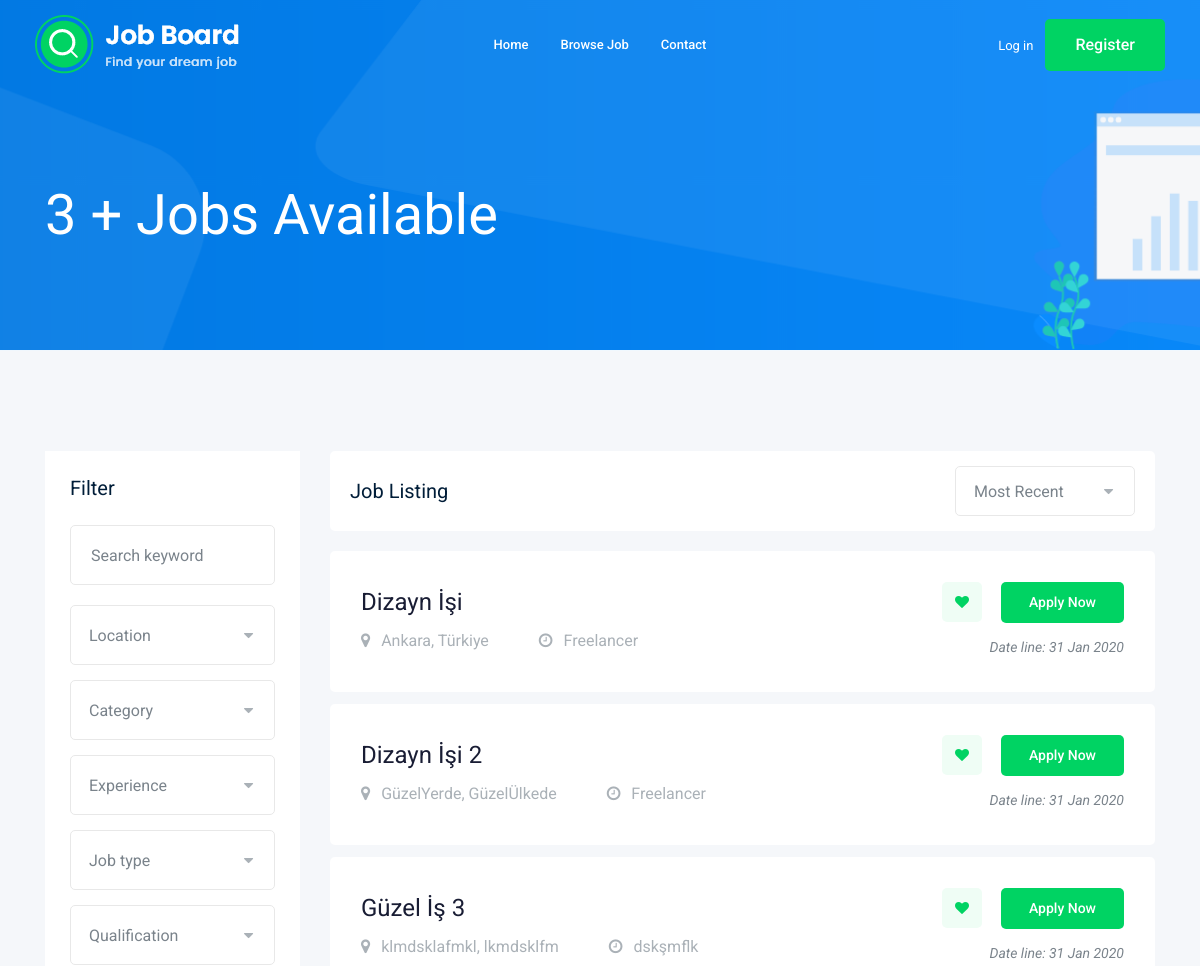
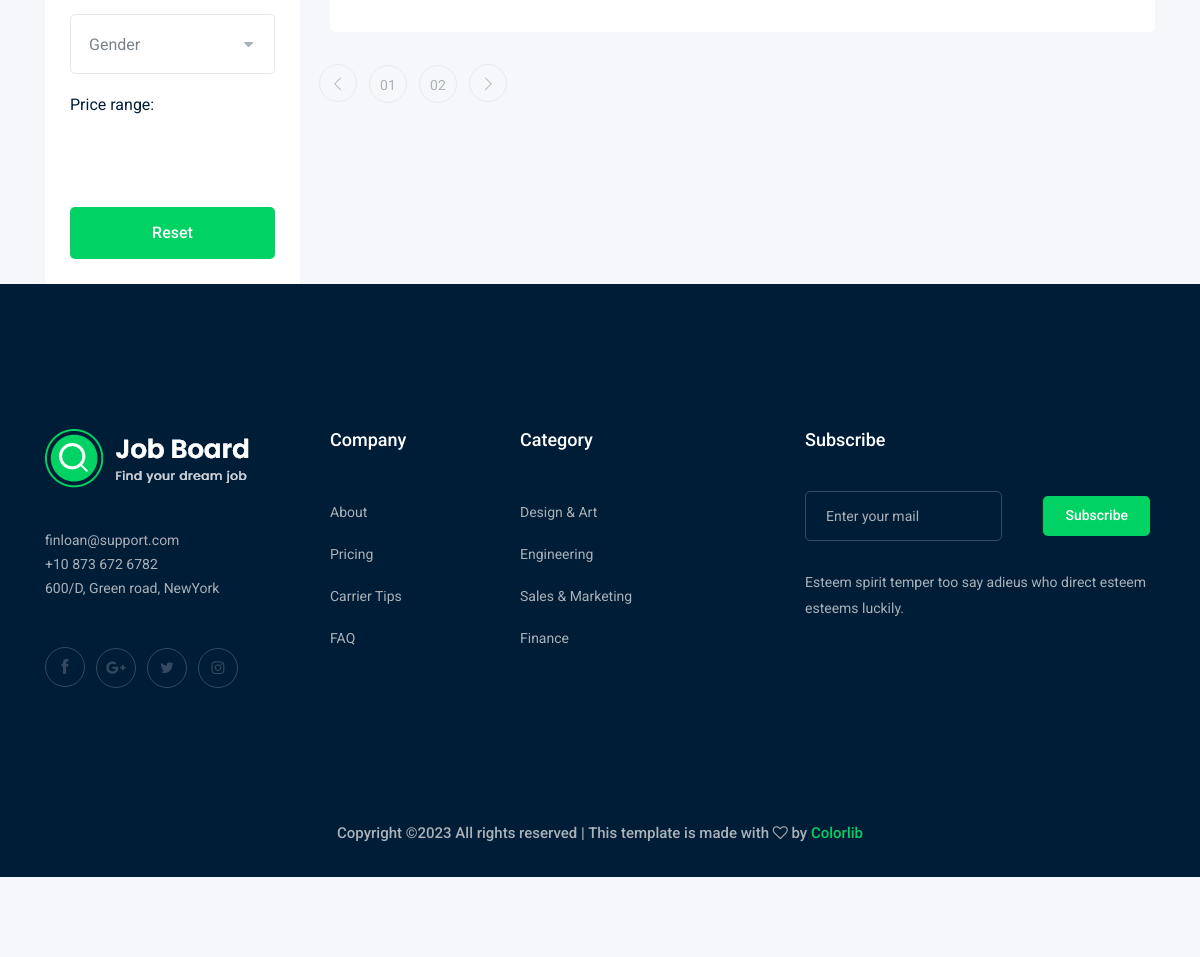
The page /job/ on the database its author committed (2 pictures, top to bottom).
### core/models.py (models this page shows, shortened)
class Job(models.Model):
    title = models.CharField(max_length=100)
    description = models.TextField()
    company = models.CharField(max_length=100)
    city = models.CharField(max_length=100)
    country = models.CharField(max_length=100)
    sector = models.ForeignKey(JobCategories, on_delete=models.CASCADE)
    creator = models.ForeignKey(Person, on_delete=models.CASCADE, related_name='created_jobs')
    is_active = models.BooleanField(default=True)
    created_at = models.DateTimeField(auto_now_add=True)
    job_nature = models.CharField(max_length=100)
    salary = models.CharField(max_length=100)

### job/views.py (the view)
# urls.py: path('', views.jobs, name='jobs'),
def jobs(request):
    jobs = Job.objects
    return render(request, 'job/jobs.html', {
        'count': jobs.count,
        'Job': jobs.all
    })

### job/templates/job/jobs.html (shortened to what this page needs)
{% extends 'core/base.html' %}
{% block content %}
    <div class="bradcam_area bradcam_bg_1">
        <div class="container">
            <div class="row">
                <div class="col-xl-12">
                    <div class="bradcam_text">
                        <h3>{{ count }} + Jobs Available</h3>
                    </div>
                </div>
            </div>
        </div>
    </div>
    <div class="job_listing_area plus_padding">
        <div class="container">
            <div class="row">
                <div class="col-lg-3">
                    <div class="job_filter white-bg">
                        <div class="form_inner white-bg">
                            <h3>Filter</h3>
                            <form action="#">
                                <div class="row">
                                    <div class="col-lg-12">
                                        <div class="single_field">
                                            <input type="text" placeholder="Search keyword">
                                        </div>
                                    </div>
                                    <div class="col-lg-12">
                                    </div>
                                    <div class="col-lg-12">
                                    </div>
                                    <div class="col-lg-12">
                                    </div>
                                    <div class="col-lg-12">
                                    </div>
                                    <div class="col-lg-12">
                                    </div>
                                    <div class="col-lg-12">
                                    </div>
                                </div>
                            </form>
                        </div>
                        <div class="range_wrap">
                            <label for="amount">Price range:</label>
                            <p>
                                <input type="text" id="amount" readonly style="border:0; color:#7A838B; font-size: 14px; font-weight:400;">
                            </p>
                        </div>
                        <div class="reset_btn">
                            <button  class="boxed-btn3 w-100" type="submit">Reset</button>
                        </div>
                    </div>
                </div>
                <div class="col-lg-9">
                    <div class="recent_joblist_wrap">
                        <div class="recent_joblist white-bg ">
                            <div class="row align-items-center">
                                <div class="col-md-6">
                                    <h4>Job Listing</h4>
                                </div>
                                <div class="col-md-6">
                                    <div class="serch_cat d-flex justify-content-end">
                                    </div>
                                </div>
                            </div>
                        </div>
                    </div>
                    <div class="job_lists m-0">
                        <div class="row">
                            <div class="col-lg-12 col-md-12">
                                {% for job in Job %}
                                <div class="single_jobs white-bg d-flex justify-content-between">
                                    <div class="jobs_left d-flex align-items-center">
                                        <div class="jobs_conetent">
                                            <a href="{% url 'job:detail' job.id %}"><h4>{{ job.title }}</h4></a>
                                            <div class="links_locat d-flex align-items-center">
                                                <div class="location">
                                                    <p> <i class="fa fa-map-marker"></i> {{ job.city }}, {{ job.country }}</p>
                                                </div>
                                                <div class="location">
                                                    <p> <i class="fa fa-clock-o"></i> {{ job.job_nature }}</p>
                                                </div>
                                            </div>
                                        </div>
                                    </div>
                                    <div class="jobs_right">
                                        <div class="apply_now">
                                            <a class="heart_mark" href="#"> <i class="fa fa-heart"></i> </a>
                                            <a href="{% url 'job:detail' job.id %}" class="boxed-btn3">Apply Now</a>
                                        </div>
                                        <div class="date">
                                            <p>Date line: 31 Jan 2020</p>
                                        </div>
                                    </div>
                                </div>
                                {% endfor %}
                            </div>
                        <div class="row">
                            <div class="col-lg-12">
                                <div class="pagination_wrap">
                                    <ul>
                                        <li><a href="#"> <i class="ti-angle-left"></i> </a></li>
                                        <li><a href="#"><span>01</span></a></li>
                                        <li><a href="#"><span>02</span></a></li>
                                        <li><a href="#"> <i class="ti-angle-right"></i> </a></li>
                                    </ul>
                                </div>
                            </div>
                        </div>
                    </div>
                </div>
            </div>
        </div>
    </div>
{% endblock %}

### core/templates/core/base.html (shortened to what this page needs)
{% load static %}
<!doctype html>
<html class="no-js" lang="zxx">
<head>
    <link rel="stylesheet" href="{% static "css/bootstrap.min.css" %}">
    <link rel="stylesheet" href="{% static "css/owl.carousel.min.css" %}">
    <link rel="stylesheet" href="{% static "css/magnific-popup.css" %}">
    <link rel="stylesheet" href="{% static "css/font-awesome.min.css" %}">
    <link rel="stylesheet" href="{% static "css/themify-icons.css" %}">
    <link rel="stylesheet" href="{% static "css/nice-select.css" %}">
    <link rel="stylesheet" href="{% static "css/flaticon.css" %}">
    <link rel="stylesheet" href="{% static "css/gijgo.css" %}">
    <link rel="stylesheet" href="{% static "css/animate.min.css" %}">
    <link rel="stylesheet" href="{% static "css/slicknav.css" %}">
    <link rel="stylesheet" href="{% static "css/style.css" %}">
</head>
<body>
    <header>
        <div class="header-area ">
            <div id="sticky-header" class="main-header-area">
                <div class="container-fluid ">
                    <div class="header_bottom_border">
                        <div class="row align-items-center">
                            <div class="col-xl-3 col-lg-2">
                                <div class="logo">
                                    <a href="{% url 'core:index' %}">
                                        <img src="{% static "img/logo.png" %}" alt="">
                                    </a>
                                </div>
                            </div>
                            <div class="col-xl-6 col-lg-7">
                                <div class="main-menu  d-none d-lg-block">
                                    <nav>
                                        <ul id="navigation">
                                            <li><a href="{% url 'core:index' %}">home</a></li>
                                            <li><a href="{% url 'job:jobs' %}">Browse Job</a></li>
                                            <li><a href="{% url 'core:index' %}">Contact</a></li>
                                        </ul>
                                    </nav>
                                </div>
                            </div>
                            <div class="col-xl-3 col-lg-3 d-none d-lg-block">
                                <div class="Appointment">
                                    {% if request.user.is_authenticated %}
                                        <div class="phone_num d-none d-xl-block">
                                            <a href="{% url 'core:profile' request.user.username %}">Welcome {{ request.user.first_name }}</a>
                                        </div>
                                        <div class="d-none d-lg-block">
                                            <a class="boxed-btn3" href="{% url 'job:add' %}">Post a Job</a>
                                        </div>
                                        <div class="phone_num d-none d-xl-block ml-2">
                                            <a href="{% url 'core:logout' %}">Log Out</a>
                                        </div>
                                    {% else %}
                                        <div class="phone_num d-none d-xl-block">
                                            <a href="{% url 'core:login' %}">Log in</a>
                                        </div>
                                        <div class="d-none d-lg-block">
                                            <a class="boxed-btn3" href="{% url 'core:register' %}">Register</a>
                                        </div>
                                    {% endif %}
                                </div>
                            </div>
                            <div class="col-12">
                            </div>
                        </div>
                    </div>
                </div>
            </div>
        </div>
    </header>
    {% block content %}
    {% endblock content %}
    <footer class="footer">
        <div class="footer_top">
            <div class="container">
                <div class="row">
                    <div class="col-xl-3 col-md-6 col-lg-3">
                        <div class="footer_widget wow fadeInUp" data-wow-duration="1s" data-wow-delay=".3s">
                            <div class="footer_logo">
                                <a href="#">
                                    <img src="{% static "img/logo.png" %}" alt="">
                                </a>
                            </div>
                            <p>
                                finloan@support.com <br>
                                +10 873 672 6782 <br>
                                600/D, Green road, NewYork
                            </p>
                            <div class="socail_links">
                                <ul>
                                    <li>
                                        <a href="#">
                                            <i class="ti-facebook"></i>
                                        </a>
                                    </li>
                                    <li>
                                        <a href="#">
                                            <i class="fa fa-google-plus"></i>
                                        </a>
                                    </li>
                                    <li>
                                        <a href="#">
                                            <i class="fa fa-twitter"></i>
                                        </a>
                                    </li>
                                    <li>
                                        <a href="#">
                                            <i class="fa fa-instagram"></i>
                                        </a>
                                    </li>
                                </ul>
                            </div>
                        </div>
                    </div>
                    <div class="col-xl-2 col-md-6 col-lg-2">
                        <div class="footer_widget wow fadeInUp" data-wow-duration="1.1s" data-wow-delay=".4s">
                            <h3 class="footer_title">
                                Company
                            </h3>
                            <ul>
                                <li><a href="#">About </a></li>
                                <li><a href="#"> Pricing</a></li>
                                <li><a href="#">Carrier Tips</a></li>
                                <li><a href="#">FAQ</a></li>
                            </ul>
                        </div>
                    </div>
                    <div class="col-xl-3 col-md-6 col-lg-3">
                        <div class="footer_widget wow fadeInUp" data-wow-duration="1.2s" data-wow-delay=".5s">
                            <h3 class="footer_title">
                                Category
                            </h3>
                            <ul>
                                <li><a href="#">Design & Art</a></li>
                                <li><a href="#">Engineering</a></li>
                                <li><a href="#">Sales & Marketing</a></li>
                                <li><a href="#">Finance</a></li>
                            </ul>
                        </div>
                    </div>
                    <div class="col-xl-4 col-md-6 col-lg-4">
                        <div class="footer_widget wow fadeInUp" data-wow-duration="1.3s" data-wow-delay=".6s">
                            <h3 class="footer_title">
                                Subscribe
                            </h3>
                            <form action="#" class="newsletter_form">
                                <label>
                                    <input type="text" placeholder="Enter your mail">
                                </label>
                                <button type="submit">Subscribe</button>
                            </form>
                            <p class="newsletter_text">Esteem spirit temper too say adieus who direct esteem esteems
                                luckily.</p>
                        </div>
                    </div>
                </div>
            </div>
        </div>
        <div class="copy-right_text wow fadeInUp" data-wow-duration="1.4s" data-wow-delay=".3s">
            <div class="container">
                <div class="row">
                    <div class="col-xl-12">
                        <p class="copy_right text-center">
Copyright &copy;<script>document.write(new Date().getFullYear());</script> All rights reserved | This template is made with <i class="fa fa-heart-o" aria-hidden="true"></i> by <a href="https://colorlib.com" target="_blank">Colorlib</a>
                        </p>
                    </div>
                </div>
            </div>
        </div>
    </footer>
</body>
</html>

### rows shown on the page
Job: title "Dizayn İşi", city "Ankara", country "Türkiye", job_nature "Freelancer"
Job: title "Dizayn İşi 2", city "GüzelYerde", country "GüzelÜlkede", job_nature "Freelancer"
Job: title "Güzel İş 3", city "klmdsklafmkl", country "lkmdsklfm", job_nature "dskşmflk"

### other values the page prints
{{ count }} "3"
